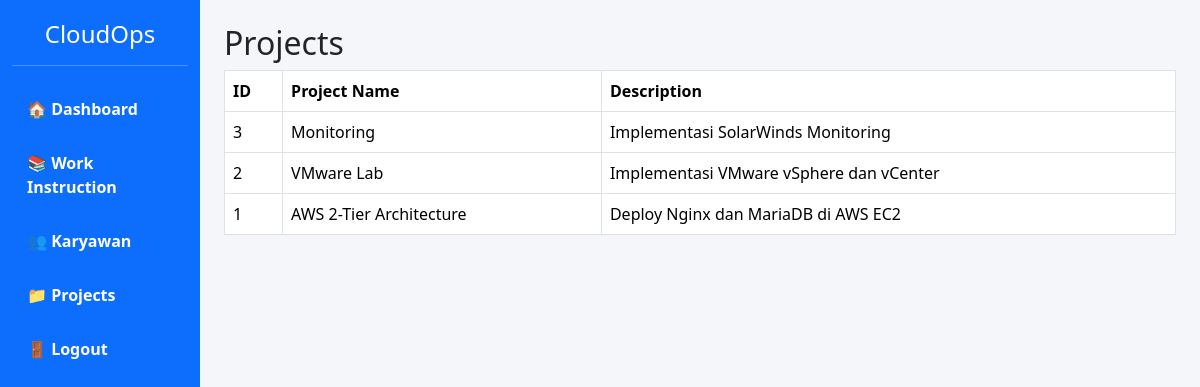
The page /source-code/dashboard.php?page=projects on the database its author committed.
### tables this page shows
CREATE TABLE `projects` (
  `id` int(11) NOT NULL AUTO_INCREMENT,
  `project_name` varchar(100) DEFAULT NULL,
  `description` text DEFAULT NULL,
  PRIMARY KEY (`id`)
);

### source-code/pages/project_content.php (the view)
<?php
$result = $conn->query("SELECT * FROM projects ORDER BY id DESC");
?>
<h2>Projects</h2>
<table class="table table-bordered">
<tr>
<th>ID</th>
<th>Project Name</th>
<th>Description</th>
</tr>
<?php while($row = $result->fetch_assoc()){ ?>
<tr>
<td><?= $row['id'] ?></td>
<td><?= $row['project_name'] ?></td>
<td><?= $row['description'] ?></td>
</tr>
<?php } ?>
</table>

### source-code/dashboard.php (style rules this page uses)
body { background:#f4f6f9; }

### rows shown on the page
projects: id "3", project_name "Monitoring", description "Implementasi SolarWinds Monitoring"
projects: id "2", project_name "VMware Lab", description "Implementasi VMware vSphere dan vCenter"
projects: id "1", project_name "AWS 2-Tier Architecture", description "Deploy Nginx dan MariaDB di AWS EC2"
